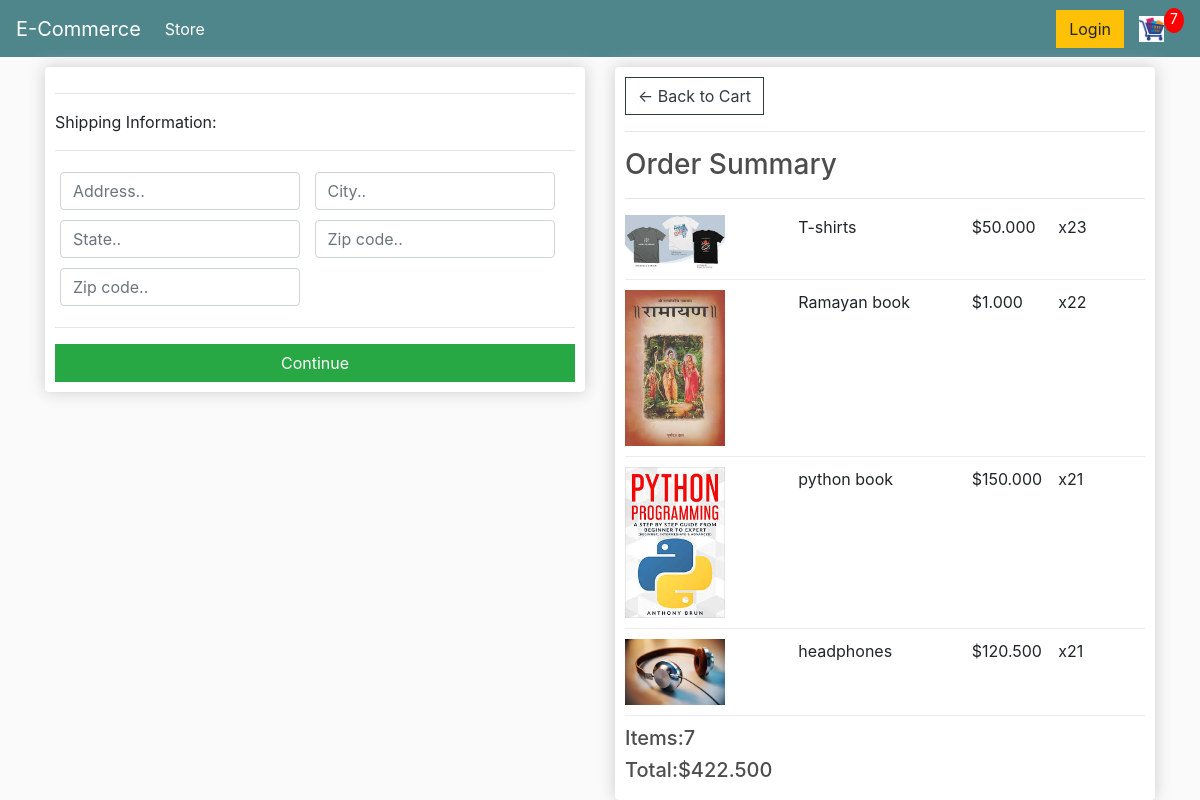
The app's page /website/checkout/ (signed in), older data.
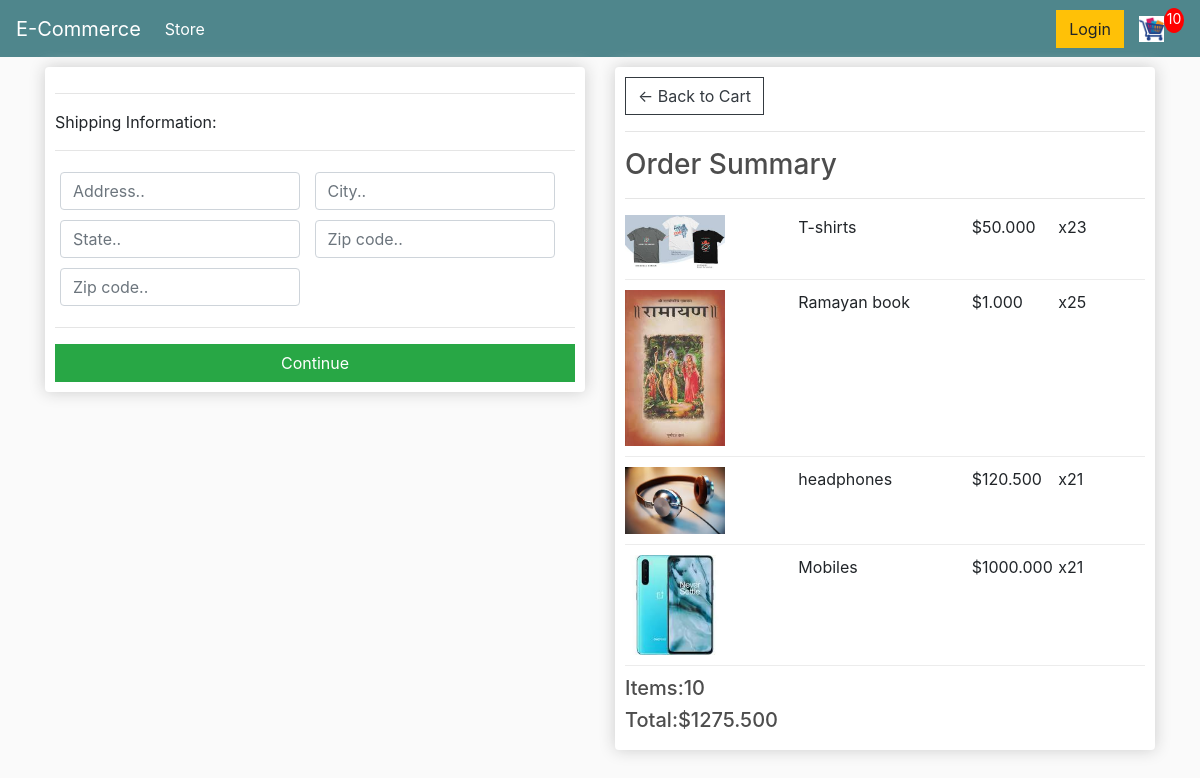
The same page, newer data.
### store/models.py (models this page shows, shortened)
class OrderItem(models.Model):
	product = models.ForeignKey(Product, on_delete=models.SET_NULL, null=True)
	order = models.ForeignKey(Order, on_delete=models.SET_NULL, null=True)
	quantity = models.IntegerField(default=0, null=True, blank=True)
	date_added = models.DateTimeField(auto_now_add=True)
	@property
	def get_total(self):
		total=self.product.price * self.quantity
		return total

class Product(models.Model):
    name=models.CharField(max_length=200)
    price=models.DecimalField(max_digits=7,decimal_places=3)
    image=models.ImageField(null=True,blank=True)
    digital=models.BooleanField(default=False,null=True,blank=True)
    @property
    def imageURL(self):
        try:url=self.image.url
        except:url=''
        return url

class Order(models.Model):
	customer = models.ForeignKey(Customer, on_delete=models.SET_NULL, null=True, blank=True)
	date_ordered = models.DateTimeField(auto_now_add=True)
	complete = models.BooleanField(default=False)
	transaction_id = models.CharField(max_length=100, null=True)
	@property
	def shipping(self):
		shipping=False
		orderitems=self.orderitem_set.all()
		for i in orderitems:
			if(i.product.digital==False):
				shipping=True
		return shipping
	@property
	def get_cart_total(self):
		orderitems=self.orderitem_set.all()
		total=sum([item.get_total for item in orderitems])
		return total
	@property
	def get_cart_items(self):
		orderitems=self.orderitem_set.all()
		total=sum([item.quantity for item in orderitems])
		return total

### store/views.py (the view)
# urls.py: path('checkout/',views.checkout, name='checkout'),
def checkout(request):
    data=cartData(request)
    cartItems=data['cartItems']
    order=data['order']
    items=data['items']
    d={'items':items,'order':order,'cartItems':cartItems}
    return render(request,'checkout.html',d)

### store/utils.py (called while the page is built)
def cartData(request):
    if(request.user.is_authenticated):
        customer=request.user.customer
        order,created=Order.objects.get_or_create(customer=customer,complete=False)
        items=order.orderitem_set.all()
        cartItems=order.get_cart_items
    else:
        cookieData=cookieCart(request)
        cartItems=cookieData['cartItems']
        order=cookieData['order']
        items=cookieData['items']
    return {'cartItems':cartItems,'order':order,'items':items}

### templates/checkout.html (shortened to what this page needs)
{% extends 'main.html' %}
{% load static %}
{% block content %}
     <div class="row">
		<div class="col-lg-6">
			<div class="box-element" id="form-wrapper">
				<form id="form">
					<div id="shipping-info">
						<hr>
						<p>Shipping Information:</p>
						<hr>
						<div class="form-field">
							<input class="form-control" type="text" name="address" placeholder="Address..">
						</div>
						<div class="form-field">
							<input class="form-control" type="text" name="city" placeholder="City..">
						</div>
						<div class="form-field">
							<input class="form-control" type="text" name="state" placeholder="State..">
						</div>
						<div class="form-field">
							<input class="form-control" type="text" name="zipcode" placeholder="Zip code..">
						</div>
						<div class="form-field">
							<input class="form-control" type="text" name="country" placeholder="Zip code..">
						</div>
					</div>
					<hr>
					<input id="form-button" class="btn btn-success btn-block" type="submit" value="Continue">
				</form>
			</div>
			<br>
		</div>
		<div class="col-lg-6">
			<div class="box-element">
				<a  class="btn btn-outline-dark" href="{% url 'cart' %}">&#x2190; Back to Cart</a>
				<hr>
				<h3>Order Summary</h3>
				<hr>
				{% for item in items %}
				<div class="cart-row">
					<div style="flex:2"><img class="row-image" src="{{item.product.imageURL}}"></div>
					<div style="flex:2"><p>{{item.product.name}}</p></div>
					<div style="flex:1"><p>${{item.product.price}}</p></div>
					<div style="flex:1"><p>x2{{item.quantity}}</p></div>
				</div>
				{% endfor %}
				<h5>Items:{{order.get_cart_items}}</h5>
				<h5>Total:${{order.get_cart_total}}</h5>
			</div>
		</div>
	</div>
{% endblock content %}

Row changes from the older to the newer data that the page shows:
removed OrderItem: product.imageURL (picture), product.name "python book", product.price "150.000", quantity "1"
changed OrderItem "Ramayan book": quantity "2" → "5"
added OrderItem: product.imageURL (picture), product.name "Mobiles", product.price "1000.000", quantity "1"
changed through a linked row, Order: get_cart_items "7" → "10"; get_cart_total "422.500" → "1275.500"
Text that changed along with them:
{{ cartItems }}: "7" → "10"
